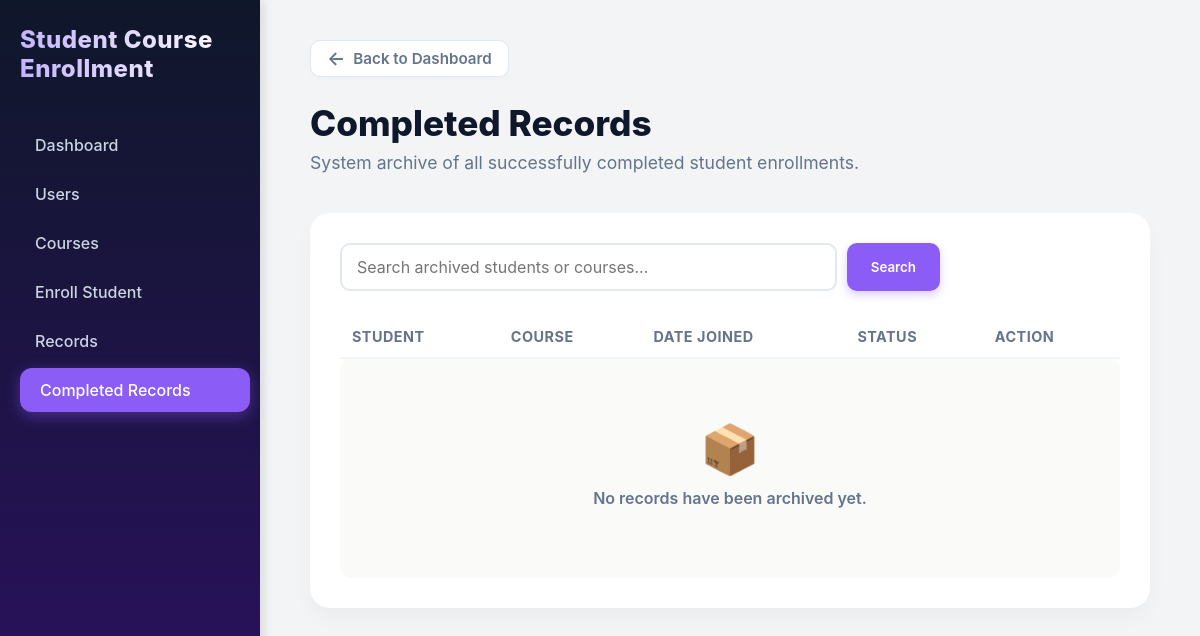
Page /records/closed/ on the earlier database version.
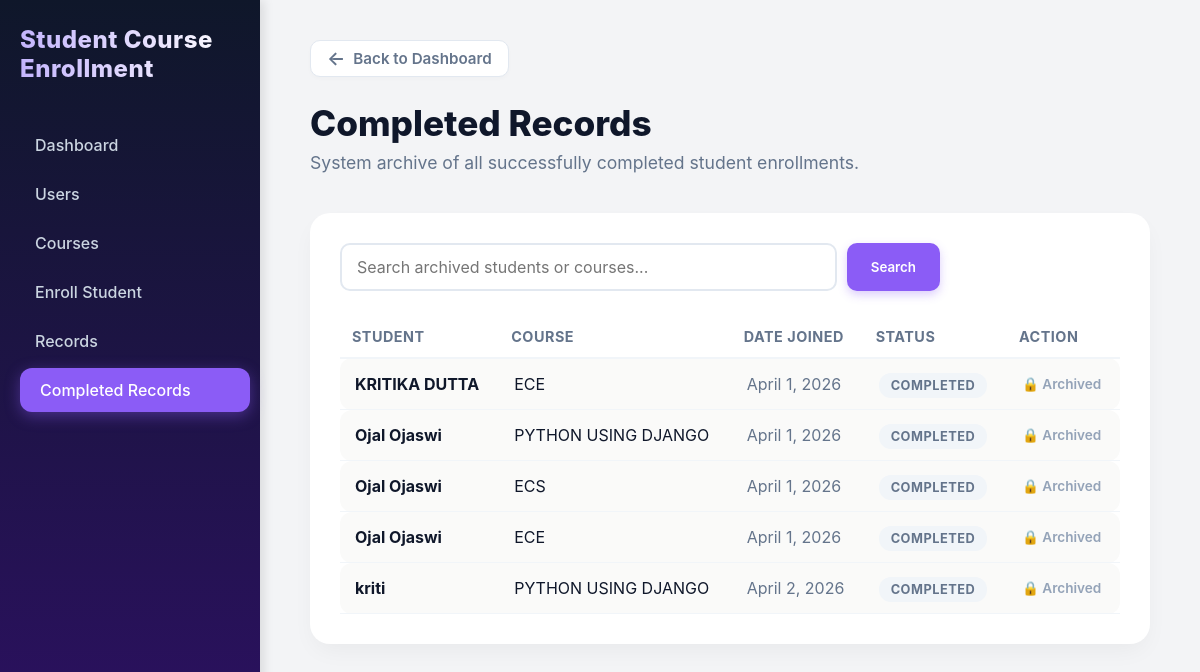
Same page on the later database version.
### students/models.py (models this page shows, shortened)
class Enrollment(models.Model):
    student = models.ForeignKey(Student, on_delete=models.CASCADE)
    course = models.ForeignKey(Course, on_delete=models.CASCADE)
    enrollment_date = models.DateField(auto_now_add=True)
    status = models.CharField(max_length=20, default='Enrolled')
    class Meta:
        unique_together = ('student', 'course')

class Student(models.Model):
    name = models.CharField(max_length=100)
    email = models.EmailField(unique=True)
    phone = models.CharField(max_length=15)
    courses = models.CharField(max_length=200, blank=True)

class Course(models.Model):
    name = models.CharField(max_length=100)
    description = models.TextField(blank=True)

### students/views.py (the view)
# urls.py: path('records/closed/', views.closed_records, name='closed_records'),
def closed_records(request):
    query = request.GET.get('q')
    completed_records = Enrollment.objects.filter(status='Completed').select_related('student', 'course')
    if query:
        completed_records = completed_records.filter(
            Q(student__name__icontains=query) |
            Q(student__email__icontains=query) |
            Q(course__name__icontains=query)
        )
    return render(request, 'students/closed_records.html', {
        'records': completed_records,
        'query': query
    })

### students/templates/students/closed_records.html (shortened to what this page needs)
{% extends 'students/base.html' %}
{% block content %}
    <header class="content-header" style="margin-bottom: 40px;">
        <h1 style="font-size: 2.2rem; margin-bottom: 8px; font-weight: 800; color: #0f172a;">Completed Records</h1>
        <p style="color: #64748b; font-size: 1.1rem;">System archive of all successfully completed student enrollments.</p>
    </header>
    <div class="table-container" style="background: white; padding: 30px; border-radius: 20px; box-shadow: var(--shadow-float);">
        <form method="GET" style="margin-bottom: 25px; display: flex; gap: 10px; max-width: 600px;">
            <input type="text" name="q" value="{{ query|default:'' }}"
                   placeholder="Search archived students or courses..."
                   style="flex: 1; padding: 12px 15px; border: 2px solid #e2e8f0; border-radius: 10px; font-size: 1rem; outline: none; transition: border-color 0.2s;"
                   onfocus="this.style.borderColor='var(--accent-pop)'"
                   onblur="this.style.borderColor='#e2e8f0'">
            <button type="submit" style="padding: 12px 24px; background: var(--accent-pop); color: white; border: none; border-radius: 10px; font-weight: 600; cursor: pointer; box-shadow: 0 4px 10px rgba(139, 92, 246, 0.3); transition: transform 0.2s;">
                Search
            </button>
        </form>
        <table class="activity-table" style="width: 100%; border-collapse: collapse;">
            <thead>
                <tr style="text-align: left; border-bottom: 2px solid #f1f5f9;">
                    <th style="padding: 12px; color: var(--text-muted); font-size: 0.9rem;">STUDENT</th>
                    <th style="padding: 12px; color: var(--text-muted); font-size: 0.9rem;">COURSE</th>
                    <th style="padding: 12px; color: var(--text-muted); font-size: 0.9rem;">DATE JOINED</th>
                    <th style="padding: 12px; color: var(--text-muted); font-size: 0.9rem;">STATUS</th>
                    <th style="padding: 12px; color: var(--text-muted); font-size: 0.9rem;">ACTION</th>
                </tr>
            </thead>
            <tbody>
                {% for record in records %}
                    <tr style="border-bottom: 1px solid #f1f5f9;">
                        <td style="padding: 15px; font-weight: 700; color: #0f172a;">{{ record.student.name }}</td>
                        <td style="padding: 15px;">{{ record.course.name }}</td>
                        <td style="padding: 15px; color: #64748b;">{{ record.enrollment_date }}</td>
                        <td style="padding: 15px;">
                            <span class="badge" style="padding: 5px 12px; border-radius: 12px; font-size: 0.8rem; font-weight: 700; background: #f1f5f9; color: #64748b;">
                                COMPLETED
                            </span>
                        </td>
                        <td style="padding: 15px;">
                            <span style="color: #94a3b8; font-size: 0.85rem; font-weight: 600; display: flex; align-items: center; gap: 5px;">
                                🔒 Archived
                            </span>
                        </td>
                    </tr>
                {% empty %}
                    <tr>
                        <td colspan="5" style="text-align: center; padding: 60px; color: #64748b;">
                            <div style="font-size: 3rem; margin-bottom: 10px;">{% if query %}🔍{% else %}📦{% endif %}</div>
                            <p style="font-weight: 600; margin-bottom: 10px;">
                                {% if query %}
                                    No completed records found matching "{{ query }}".
                                {% else %}
                                    No records have been archived yet.
                                {% endif %}
                            </p>
                        </td>
                    </tr>
                {% endfor %}
            </tbody>
        </table>
    </div>
{% endblock %}

Differences in the rows shown:
added Enrollment: student.name "KRITIKA DUTTA", course.name "ECE", enrollment_date "April 1, 2026"
added Enrollment: student.name "Ojal Ojaswi", course.name "PYTHON USING DJANGO", enrollment_date "April 1, 2026"
added Enrollment: student.name "Ojal Ojaswi", course.name "ECS", enrollment_date "April 1, 2026"
added Enrollment: student.name "Ojal Ojaswi", course.name "ECE", enrollment_date "April 1, 2026"
added Enrollment: student.name "kriti", course.name "PYTHON USING DJANGO", enrollment_date "April 2, 2026"
Other differences:
text no longer shown: "📦 No records have been archived yet."
